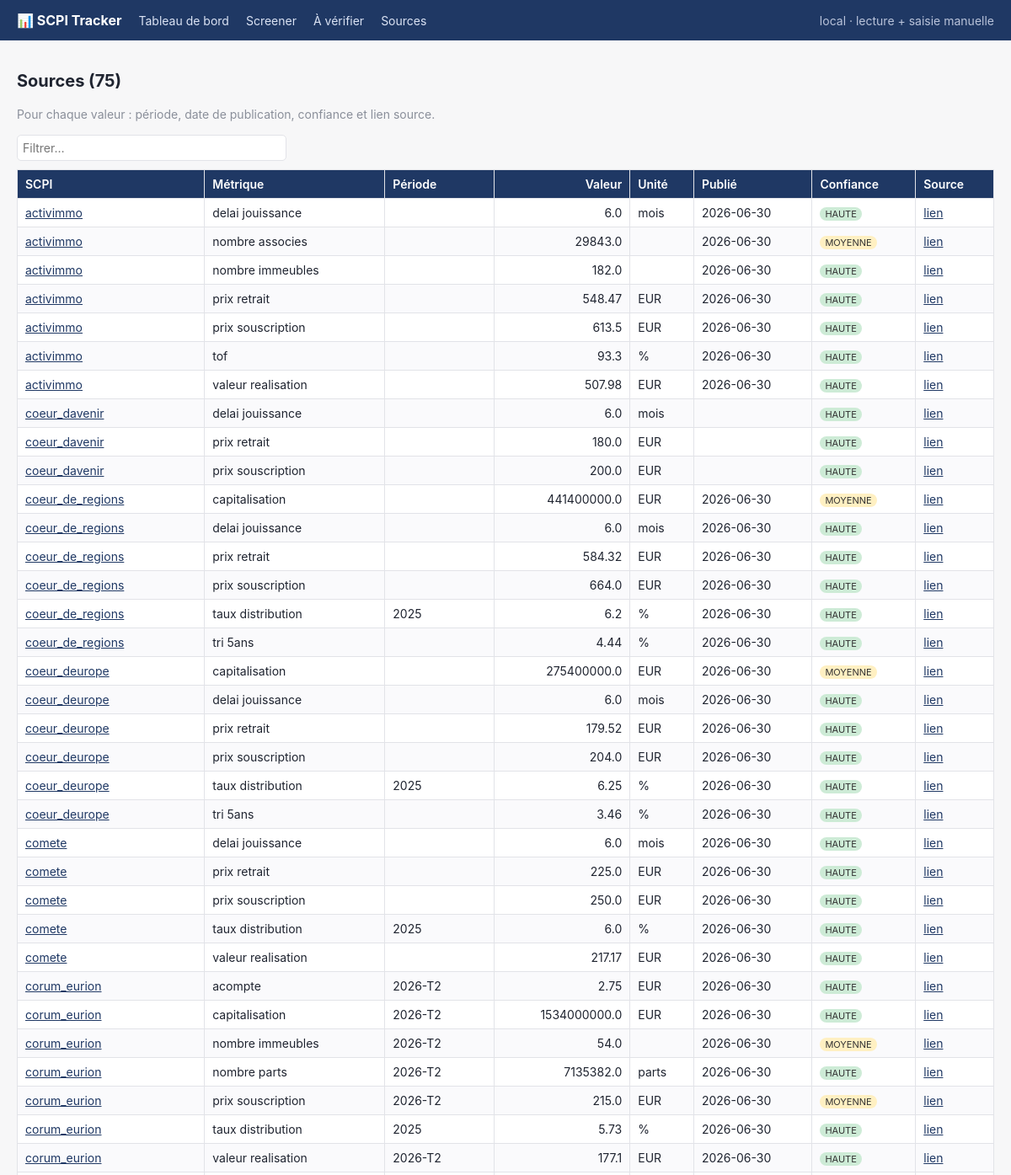
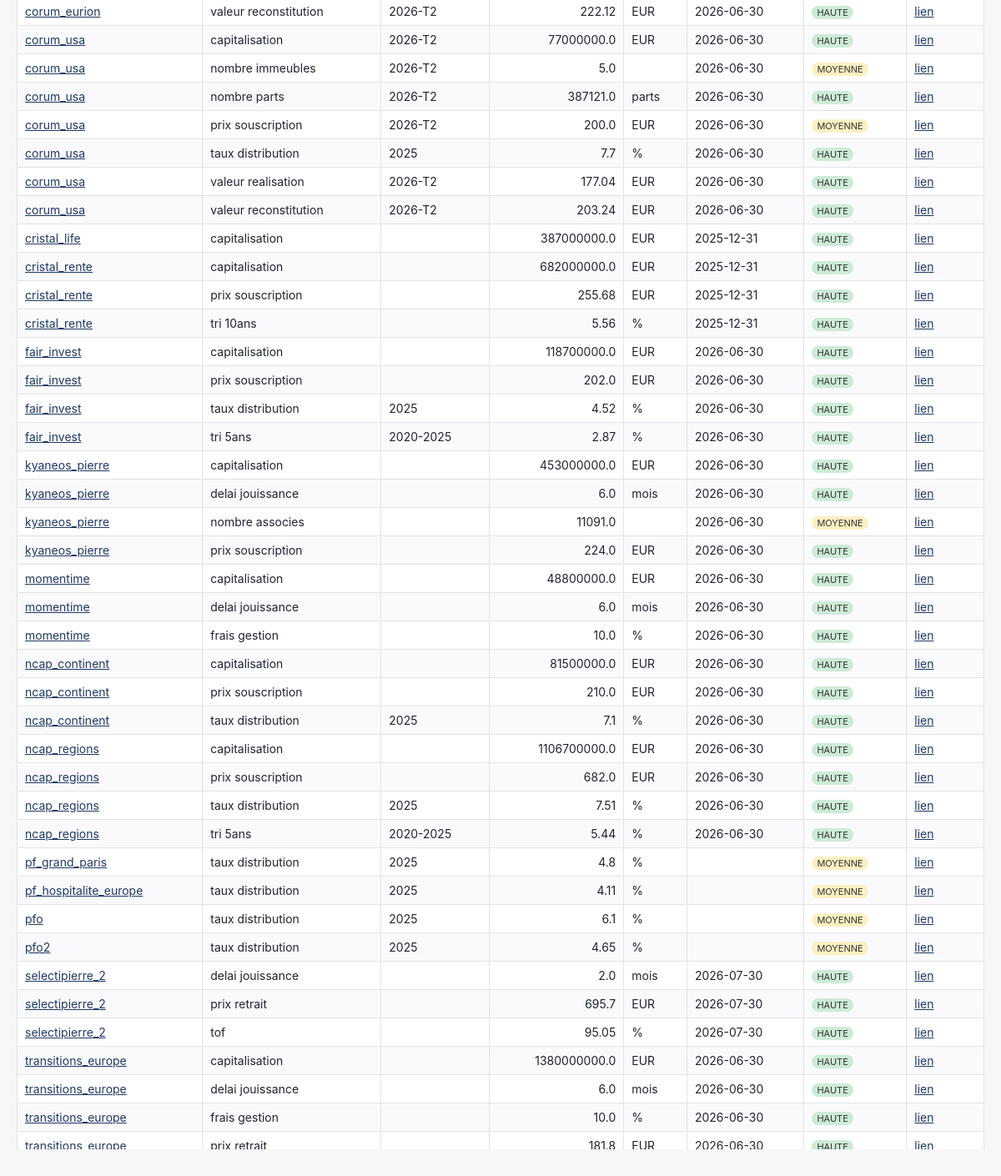
The app's page /sources with its own data (2 pictures, top to bottom).
### tables this page shows
CREATE TABLE metrics (
    id           INTEGER PRIMARY KEY AUTOINCREMENT,
    scpi_id      TEXT NOT NULL,
    metric_key   TEXT NOT NULL,
    value_num    REAL,
    value_text   TEXT,
    unit         TEXT,
    period       TEXT,
    source_url   TEXT NOT NULL,
    published_at TEXT,          -- date de la donnée (ISO), pas de la collecte
    collected_at TEXT NOT NULL, -- horodatage de collecte (ISO)
    confidence   TEXT NOT NULL,
    status       TEXT NOT NULL,
    raw          TEXT,
    note         TEXT
);

### scpi/web/app.py (the view)
@app.get("/sources", response_class=HTMLResponse)
def sources_page(request: Request, store: Store = Depends(get_store)) -> Any:
    return _TEMPLATES.TemplateResponse(request, "sources.html",
                                       {"rows": dataview.sources(store)})

### scpi/web/templates/sources.html (shortened to what this page needs)
{% extends "base.html" %}
{% block content %}
<h1>Sources ({{ rows|length }})</h1>
<p class="muted">Pour chaque valeur : période, date de publication, confiance et lien source.</p>
<input id="flt" placeholder="Filtrer…" oninput="filtre()" style="margin-bottom:10px;width:320px">
<div style="overflow:auto; max-height:80vh">
<table id="tbl">
  <thead><tr><th class="l">SCPI</th><th class="l">Métrique</th><th class="l">Période</th>
    <th>Valeur</th><th class="l">Unité</th><th class="l">Publié</th>
    <th class="l">Confiance</th><th class="l">Source</th></tr></thead>
  <tbody>
  {% for r in rows %}
    <tr>
      <td class="l"><a href="/scpi/{{ r.scpi_id }}">{{ r.scpi_id }}</a></td>
      <td class="l">{{ r.metric_key.replace('_',' ') }}</td>
      <td class="l">{{ r.period or '' }}</td>
      <td>{{ r.value_num if r.value_num is not none else (r.value_text or '') }}</td>
      <td class="l">{{ r.unit or '' }}</td>
      <td class="l">{{ r.published_at or '' }}</td>
      <td class="l"><span class="badge {{ r.confidence }}">{{ r.confidence }}</span></td>
      <td class="l">{% if r.source_url %}<a href="{{ r.source_url }}" target="_blank" rel="noopener">lien</a>{% endif %}</td>
    </tr>
  {% endfor %}
  </tbody>
</table>
</div>
{% endblock %}

### scpi/web/templates/base.html (style rules this page uses)
:root { --bg:#f7f7f8; --fg:#1f2430; --line:#e2e3e8; --head:#1F3864; --muted:#8a8f9a; }
* { box-sizing: border-box; }
body { margin:0; font:14px/1.5 -apple-system,BlinkMacSystemFont,"Segoe UI",sans-serif; color:var(--fg); background:var(--bg); }
table { border-collapse:collapse; width:100%; background:#fff; }
th, td { border:1px solid var(--line); padding:6px 9px; text-align:right; white-space:nowrap; }
th { background:var(--head); color:#fff; position:sticky; top:0; font-weight:600; }
td.l, th.l { text-align:left; }
tr:nth-child(even) td { background:#fafafc; }
a { color:#1F3864; }
.badge { font-size:11px; padding:1px 6px; border-radius:9px; color:#333; }
.HAUTE { background:#cdebd6; }
.MOYENNE { background:#fff0c2; }
.muted { color:var(--muted); }
input, select { font:inherit; padding:4px 6px; border:1px solid var(--line); border-radius:5px; }
h1 { font-size:20px; }

### records on screen
metrics: scpi_id "cristal_life", metric_key.replace "capitalisation", value_num "387000000.0", unit "EUR", published_at "2025-12-31", confidence "HAUTE"
metrics: scpi_id "cristal_rente", metric_key.replace "capitalisation", value_num "682000000.0", unit "EUR", published_at "2025-12-31", confidence "HAUTE"

### other values on screen
{{ rows|length }} "75"
{{ r.scpi_id }} "activimmo" "activimmo" "activimmo" "activimmo" "activimmo" "activimmo" "activimmo" "coeur_davenir" "coeur_davenir" "coeur_davenir" "coeur_de_regions" "coeur_de_regions" "coeur_de_regions" "coeur_de_regions" "coeur_de_regions" "coeur_de_regions" "coeur_deurope" "coeur_deurope" "coeur_deurope" "coeur_deurope" "coeur_deurope" "coeur_deurope" "comete" "comete" "comete" "comete" "comete" "corum_eurion" "corum_eurion" "corum_eurion" "corum_eurion" "corum_eurion" "corum_eurion" "corum_eurion" "corum_eurion" "corum_usa" "corum_usa" "corum_usa" "corum_usa" "corum_usa" "corum_usa" "corum_usa" "cristal_rente" "cristal_rente" "fair_invest" "fair_invest" "fair_invest" "fair_invest" "kyaneos_pierre" "kyaneos_pierre" "kyaneos_pierre" "kyaneos_pierre" "momentime" "momentime" "momentime" "ncap_continent" "ncap_continent" "ncap_continent" "ncap_regions" "ncap_regions" "ncap_regions" "ncap_regions" "pf_grand_paris" "pf_hospitalite_europe" "pfo" "pfo2" "selectipierre_2" "selectipierre_2" "selectipierre_2" "transitions_europe" "transitions_europe" "transitions_europe"
{{ r.metric_key.replace('_',' ') }} "delai jouissance" "nombre associes" "nombre immeubles" "prix retrait" "prix souscription" "tof" "valeur realisation" "delai jouissance" "prix retrait" "prix souscription" "capitalisation" "delai jouissance" "prix retrait" "prix souscription" "taux distribution" "tri 5ans" "capitalisation" "delai jouissance" "prix retrait" "prix souscription" "taux distribution" "tri 5ans" "delai jouissance" "prix retrait" "prix souscription" "taux distribution" "valeur realisation" "acompte" "capitalisation" "nombre immeubles" "nombre parts" "prix souscription" "taux distribution" "valeur realisation" "valeur reconstitution" "capitalisation" "nombre immeubles" "nombre parts" "prix souscription" "taux distribution" "valeur realisation" "valeur reconstitution" "prix souscription" "tri 10ans" "capitalisation" "prix souscription" "taux distribution" "tri 5ans" "capitalisation" "delai jouissance" "nombre associes" "prix souscription" "capitalisation" "delai jouissance" "frais gestion" "capitalisation" "prix souscription" "taux distribution" "capitalisation" "prix souscription" "taux distribution" "tri 5ans" "taux distribution" "taux distribution" "taux distribution" "taux distribution" "delai jouissance" "prix retrait" "tof" "capitalisation" "delai jouissance" "frais gestion"
{{ r.value_num if r.value_num is not none else (r.value_text or '') }} "6.0" "29843.0" "182.0" "548.47" "613.5" "93.3" "507.98" "6.0" "180.0" "200.0" "441400000.0" "6.0" "584.32" "664.0" "6.2" "4.44" "275400000.0" "6.0" "179.52" "204.0" "6.25" "3.46" "6.0" "225.0" "250.0" "6.0" "217.17" "2.75" "1534000000.0" "54.0" "7135382.0" "215.0" "5.73" "177.1" "222.12" "77000000.0" "5.0" "387121.0" "200.0" "7.7" "177.04" "203.24" "255.68" "5.56" "118700000.0" "202.0" "4.52" "2.87" "453000000.0" "6.0" "11091.0" "224.0" "48800000.0" "6.0" "10.0" "81500000.0" "210.0" "7.1" "1106700000.0" "682.0" "7.51" "5.44" "4.8" "4.11" "6.1" "4.65" "2.0" "695.7" "95.05" "1380000000.0" "6.0" "10.0"
{{ r.unit or '' }} "mois" "EUR" "EUR" "%" "EUR" "mois" "EUR" "EUR" "EUR" "mois" "EUR" "EUR" "%" "%" "EUR" "mois" "EUR" "EUR" "%" "%" "mois" "EUR" "EUR" "%" "EUR" "EUR" "EUR" "parts" "EUR" "%" "EUR" "EUR" "EUR" "parts" "EUR" "%" "EUR" "EUR" "EUR" "%" "EUR" "EUR" "%" "%" "EUR" "mois" "EUR" "EUR" "mois" "%" "EUR" "EUR" "%" "EUR" "EUR" "%" "%" "%" "%" "%" "%" "mois" "EUR" "%" "EUR" "mois" "%"
{{ r.published_at or '' }} "2026-06-30" "2026-06-30" "2026-06-30" "2026-06-30" "2026-06-30" "2026-06-30" "2026-06-30" "2026-06-30" "2026-06-30" "2026-06-30" "2026-06-30" "2026-06-30" "2026-06-30" "2026-06-30" "2026-06-30" "2026-06-30" "2026-06-30" "2026-06-30" "2026-06-30" "2026-06-30" "2026-06-30" "2026-06-30" "2026-06-30" "2026-06-30" "2026-06-30" "2026-06-30" "2026-06-30" "2026-06-30" "2026-06-30" "2026-06-30" "2026-06-30" "2026-06-30" "2026-06-30" "2026-06-30" "2026-06-30" "2026-06-30" "2026-06-30" "2026-06-30" "2026-06-30" "2025-12-31" "2025-12-31" "2026-06-30" "2026-06-30" "2026-06-30" "2026-06-30" "2026-06-30" "2026-06-30" "2026-06-30" "2026-06-30" "2026-06-30" "2026-06-30" "2026-06-30" "2026-06-30" "2026-06-30" "2026-06-30" "2026-06-30" "2026-06-30" "2026-06-30" "2026-06-30" "2026-07-30" "2026-07-30" "2026-07-30" "2026-06-30" "2026-06-30" "2026-06-30"
{{ r.confidence }} "HAUTE" "MOYENNE" "HAUTE" "HAUTE" "HAUTE" "HAUTE" "HAUTE" "HAUTE" "HAUTE" "HAUTE" "MOYENNE" "HAUTE" "HAUTE" "HAUTE" "HAUTE" "HAUTE" "MOYENNE" "HAUTE" "HAUTE" "HAUTE" "HAUTE" "HAUTE" "HAUTE" "HAUTE" "HAUTE" "HAUTE" "HAUTE" "HAUTE" "HAUTE" "MOYENNE" "HAUTE" "MOYENNE" "HAUTE" "HAUTE" "HAUTE" "HAUTE" "MOYENNE" "HAUTE" "MOYENNE" "HAUTE" "HAUTE" "HAUTE" "HAUTE" "HAUTE" "HAUTE" "HAUTE" "HAUTE" "HAUTE" "HAUTE" "HAUTE" "MOYENNE" "HAUTE" "HAUTE" "HAUTE" "HAUTE" "HAUTE" "HAUTE" "HAUTE" "HAUTE" "HAUTE" "HAUTE" "HAUTE" "MOYENNE" "MOYENNE" "MOYENNE" "MOYENNE" "HAUTE" "HAUTE" "HAUTE" "HAUTE" "HAUTE" "HAUTE"
{{ r.period or '' }} "2025" "2025" "2025" "2026-T2" "2026-T2" "2026-T2" "2026-T2" "2026-T2" "2025" "2026-T2" "2026-T2" "2026-T2" "2026-T2" "2026-T2" "2026-T2" "2025" "2026-T2" "2026-T2" "2025" "2020-2025" "2025" "2025" "2020-2025" "2025" "2025" "2025" "2025"
